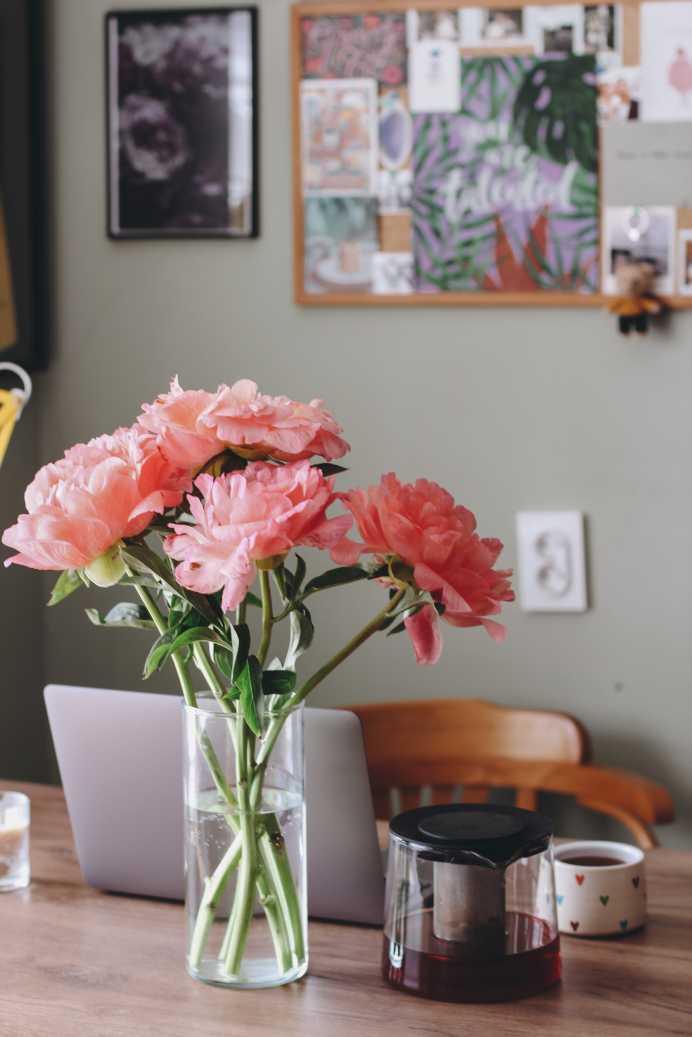
#> input picture Imagens/Mesa.jpg, 3456 x 5184 px, found by its file name (shown at 1/5 size)
$ python 'Filtro Sobel - Versão 1.2.0.py'
#> lines starting #> are read from the running program, lines starting #| are printed output that depends on the picture
#
########################################################################
# Importação das Bibliotecas Necessárias
########################################################################
#
import cv2 as cv
import numpy as np
import matplotlib.pyplot as plt
import os
from pathlib import Path

#
########################################################################
# Funções de Apoio
########################################################################
#
def LimpaTerminal ():
    if os.name == "nt":
       _ = os.system( "cls" )
    else:
      _ = os.system( "clear ")
    return ()

#
########################################################################
# Definições Gerais
########################################################################
#
NomeImagem  = "Mesa.jpg"
dirRaiz = Path.home()
dirBase = "/home/asoares/Insync/alexandre.asoares@gmail.com/OneDrive/Atividades/LocalCV"
dirImagem = "Imagens"
dirCaminhoImagem = str(Path(dirRaiz, dirBase, dirImagem, NomeImagem))

#
########################################################################
# Lendo a Imagem
########################################################################
#
Imagem = cv.imread ( dirCaminhoImagem, cv.IMREAD_COLOR)
#> Imagem is the input picture: shape (5184, 3456, 3); mean B, G, R 120.6, 125.3, 140.2

#
########################################################################
# Checando se a Imagem Foi Lida com Sucesso
########################################################################
#
if Imagem is None:
   LimpaTerminal ()
   print( "Não Foi Localizada a Imagem : ", NomeImagem)
   exit ()

#
########################################################################
# Construindo a Matriz (Kernel)
########################################################################
#
imgReduzida = cv.resize(Imagem, (0,0), fx=0.1, fy=0.1, interpolation = cv.INTER_AREA)
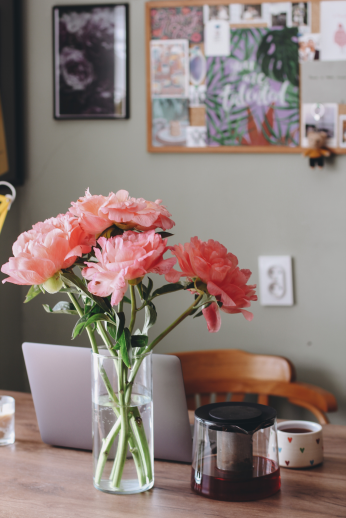
#> imgReduzida: shape (518, 346, 3); mean B, G, R 120.6, 125.3, 140.2
matKernel = np.array([
                        [-1, 0, 1],
                        [-2, 0, 2],
                        [-1, 0, 1]
                     ])

########################################################################
# Aplicando o Filtro (Sobel)
########################################################################
#
imgResultado = cv.filter2D(imgReduzida, -1, matKernel)
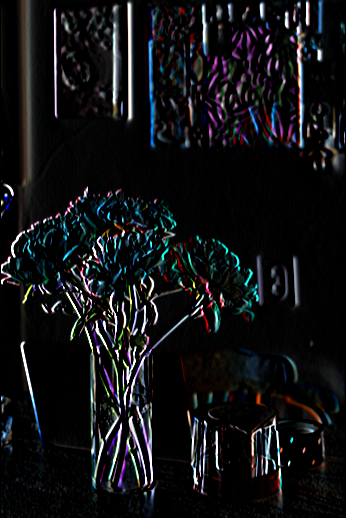
#> imgResultado: shape (518, 346, 3); mean B, G, R 20.6, 18.5, 17.6

#
########################################################################
# Convertendo para Matplotlib
########################################################################
#
imgReduzida = cv.cvtColor(imgReduzida, cv.COLOR_BGR2RGB)
imgResultado = cv.cvtColor(imgResultado, cv.COLOR_BGR2RGB)

#
########################################################################
# Apresentação dos Resultados
########################################################################
#

Grafico = plt.figure()

Grafico.add_subplot(1,2,1)
plt.imshow ( imgReduzida )
plt.title ( "Imagem Original", fontsize=11, weight="bold" )

Grafico.add_subplot(1,2,2)
plt.imshow ( imgResultado )
plt.title ( "Imagem Filtrada", fontsize=11, weight="bold" )

plt.tight_layout()
plt.show ()
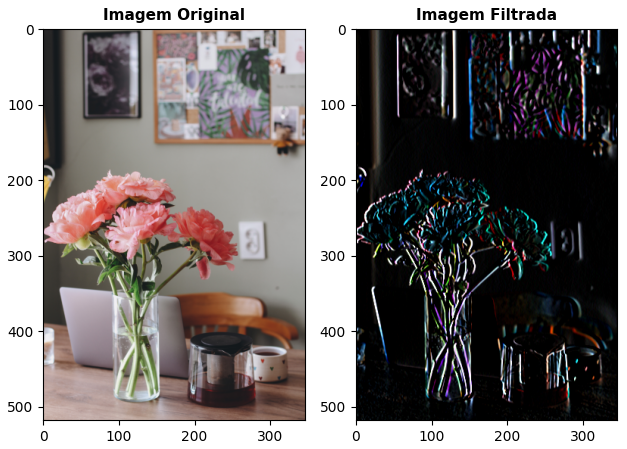
#> figure drawn by matplotlib, 2 panels

########################################################################
# FIM DO PROGRAMA
########################################################################

$ run again, with Imagens/AmigosEscritorio.jpg copied over Imagens/Mesa.jpg
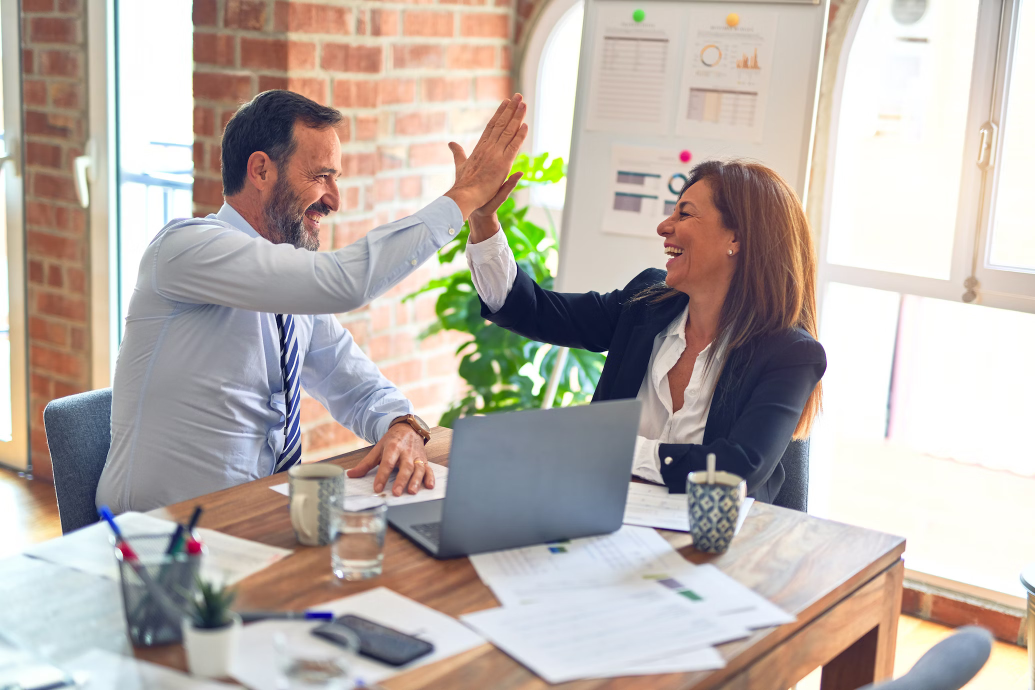
#> input picture Imagens/AmigosEscritorio.jpg, 2070 x 1380 px, found by its file name (shown at 1/2 size)
#> Imagem is the input picture: shape (1380, 2070, 3); mean B, G, R 169.5, 175.7, 185.3
#> `imgResultado = cv.filter2D(imgReduzida, -1, matKernel)`:
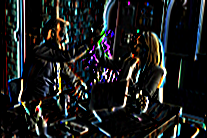
#> imgResultado: shape (138, 207, 3); mean B, G, R 30.9, 30.6, 29
#> `plt.show ()`:
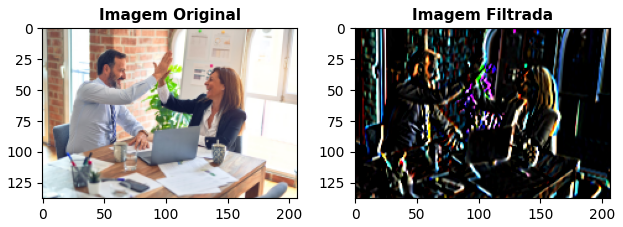
#> figure drawn by matplotlib, 2 panels
